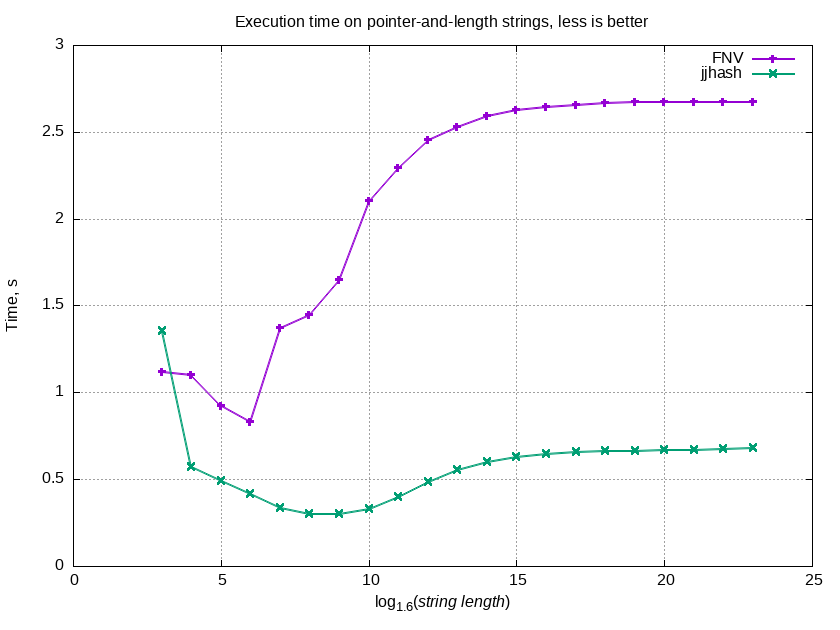

The script that saved this image:
set terminal png size 840,630
set output 'graph_rawtimes_b.png'
set grid
set title "Execution time on pointer-and-length strings, less is better"
set xlabel "log_{1.6}({/:Italic string length})" enhanced
set ylabel "Time, s"
plot \
 'RESULTS_b.txt' using 1:4 with linespoints linewidth 2 title 'FNV', \
 'RESULTS_b.txt' using 1:5 with linespoints linewidth 2 title 'jjhash'
